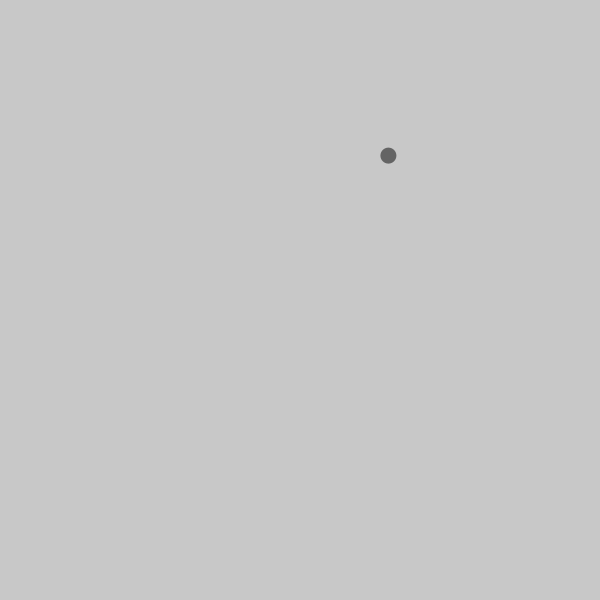
Frame 1 (no input)
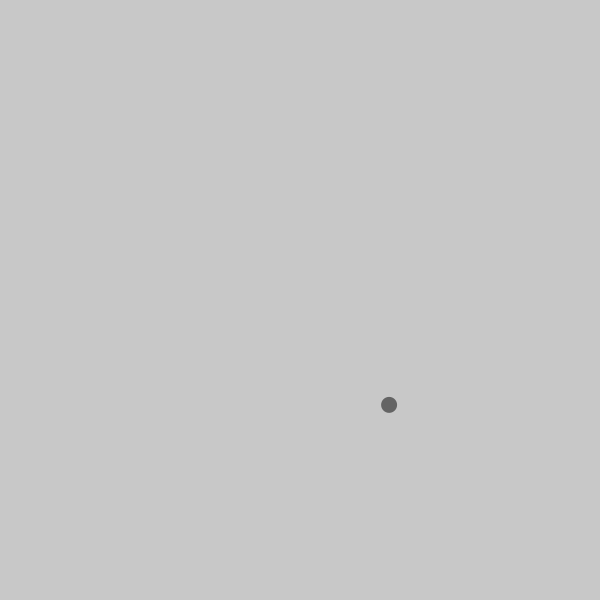
Frame 60 (the mouse pressed at the canvas centre just before this capture)
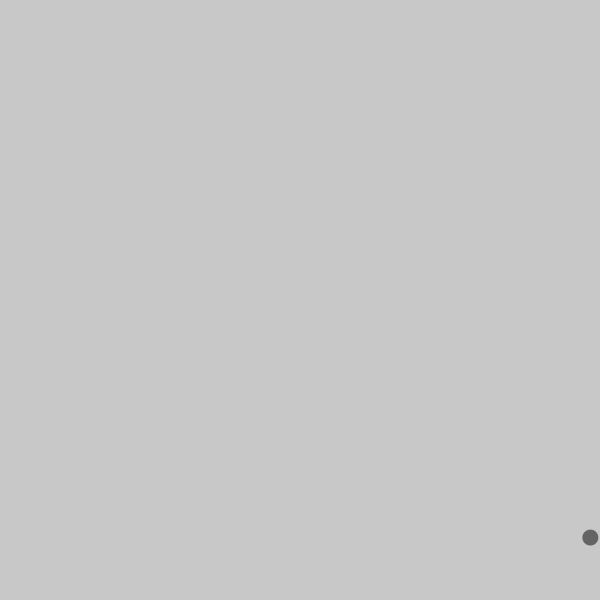
Frame 120 (the mouse held since frame 60 and released just before this capture)

The Processing sketch that drew these frames (run headless with seeded random() and noise(); from frame 60 on, the mouse is pressed at the canvas centre):

// Processing sketch: Example_01_08
// ── Example_01_08.pde
Mover marina;

void setup() {
  pixelDensity(displayDensity());
  size(600, 600);
  marina = new Mover();
}

void draw() {
  background(200);
  marina.move();
  marina.render();
}

// ── Mover.pde
class Mover {
  PVector pos;
  PVector vel;
  PVector acc;
  
  Mover() {
    pos = new PVector (random(0, width), random(0, height));
    vel = new PVector (0, 0);
    acc = new PVector (random(-0.5, 0.5), random(-0.5, 0.5));
  }
  
  void move() {
    vel.add(acc);
    pos.add(vel);
    
    vel.limit(15);
    
    checkEdges();
  }
  
  void render() {
    noStroke();
    fill(100);
    ellipse(pos.x, pos.y, 16, 16);
  }
  
  void checkEdges() {
    if (pos.x > width) {
      pos.x = 0;
    } else if (pos.x < 0) {
      pos.x = width;
    }
    
    if (pos.y > height) {
      pos.y = 0;
    } else if (pos.y < 0) {
      pos.y = height;
    }
  }
}
